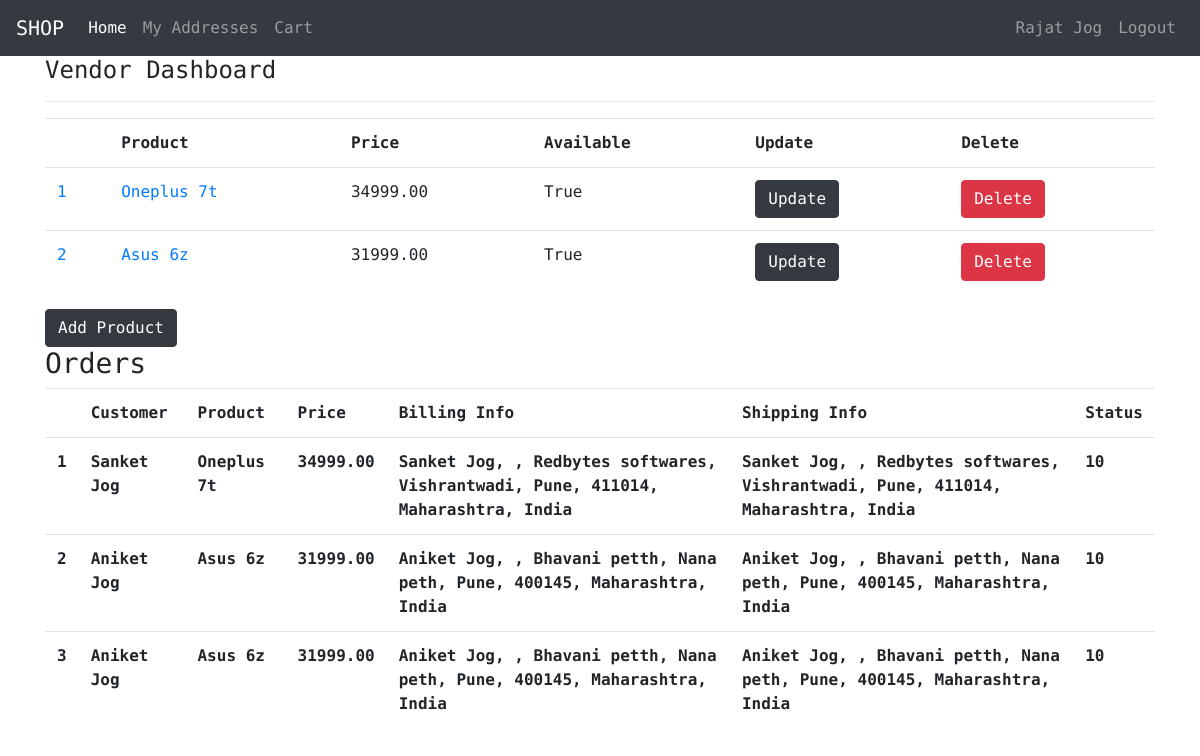
The page /vendor/ (signed in) on the database its author committed.
### user/models.py (models this page shows, shortened)
class User(AbstractBaseUser):
    email           = models.EmailField(verbose_name=r'Email Address', unique=True)
    first_name      = models.CharField(max_length=60)
    last_name       = models.CharField(max_length=60)
    admin           = models.BooleanField(default=False)
    staff           = models.BooleanField(default=False)
    active          = models.BooleanField(default=True)
    USERNAME_FIELD  = 'email'
    REQUIRED_FIELDS = ['first_name', 'last_name']
    objects = UserManager()
    def __str__(self):
        return " ".join([self.first_name, self.last_name])
    def get_name(self):
        return " ".join([self.first_name, self.last_name])
    @property
    def is_active(self):
        return self.active

### product/models.py (models this page shows, shortened)
class Product(models.Model):
    vendor = models.ForeignKey(User, on_delete=models.CASCADE, related_name='products')
    name = models.CharField(max_length=255)
    slug = models.CharField(max_length=255)
    description = models.TextField(blank=True)
    price = models.DecimalField(max_digits=9, decimal_places=2)
    available = models.BooleanField(default=True)
    created = models.DateTimeField(auto_now_add=True)
    updated = models.DateTimeField(auto_now=True)
    def __str__(self):
        return self.name

### order/models.py (models this page shows)
class OrderLine(models.Model):
    NEW = 10
    PROCESSING = 20
    SENT = 30
    CANCELLED = 40
    STATUSES = (
        (NEW, 'New'), (PROCESSING, 'Processing'), [SENT, 'Sent'], (CANCELLED, 'Cancelled')
    )
    order = models.ForeignKey(Order, on_delete=models.CASCADE, related_name='lines')
    product = models.ForeignKey(Product, on_delete=models.PROTECT)
    vendor = models.ForeignKey(User, on_delete=models.PROTECT)
    status = models.IntegerField(choices=STATUSES, default=NEW)

class Order(models.Model):
    NEW = 10
    PAID = 20
    DONE = 30
    STATUSES = (
        (NEW, 'New'), (PAID, 'Paid'), (DONE, 'Done')
    )
    user = models.ForeignKey(User, on_delete=models.CASCADE)
    status = models.IntegerField(choices=STATUSES, default=NEW)
    billing_name = models.CharField(max_length=100)
    billing_contact = models.CharField(max_length=100)
    billing_address1 = models.CharField(max_length=100)
    billing_address2 = models.CharField(max_length=100, blank=True)
    billing_city = models.CharField(max_length=100)
    billing_zipcode = models.CharField(max_length=100)
    billing_state = models.CharField(max_length=100)
    billing_country = models.CharField(max_length=100)
    shipping_name = models.CharField(max_length=100)
    shipping_contact = models.CharField(max_length=100)
    shipping_address1 = models.CharField(max_length=100)
    shipping_address2 = models.CharField(max_length=100, blank=True)
    shipping_city = models.CharField(max_length=100)
    shipping_zipcode = models.CharField(max_length=100)
    shipping_state = models.CharField(max_length=100)
    shipping_country = models.CharField(max_length=100)
    created = models.DateTimeField(auto_now_add=True)
    updated = models.DateTimeField(auto_now=True)
    def billing_address(self):
        return ", ".join([
            self.billing_name, self.billing_contact, self.billing_address1,
            self.billing_address2, self.billing_city, self.billing_zipcode,
            self.billing_state, self.billing_country
        ])
    def shipping_address(self):
        return ", ".join([
            self.shipping_name, self.shipping_contact, self.shipping_address1,
            self.shipping_address2, self.shipping_city, self.shipping_zipcode,
            self.shipping_state, self.shipping_country
        ])

### user/views.py (the view)
# urls.py: path('vendor/', views.vendor, name='vendor'),
def vendor(request):
    products = Product.objects.filter(vendor=request.user)
    orders = OrderLine.objects.filter(vendor=request.user)
    context = {'products': products, 'orders': orders}
    return render(request, 'user/vendor.html', context)

### user/templates/user/vendor.html
{% extends 'base.html' %}
{% block content %}
    <h4>Vendor Dashboard</h4>
    <hr>
    <table class="table">
        <tr>
            <th></th>
            <th>Product</th>
            <th>Price</th>
            <th>Available</th>
            <th>Update</th>
            <th>Delete</th>
        </tr>
        {% for product in products %}
        <tr>
            <td><a href="{% url 'product:product_detail' product.id %}">{{ product.id }}</a></td>
            <td><a href="{% url 'product:product_detail' product.id %}">{{ product.name }}</a></td>
            <td>{{ product.price }}</td>
            <td>{{ product.available }}</td>
            <td><a href="{% url 'product:product_update' product.id %}" class="btn btn-dark">Update</a></td>
            <td><a href="{% url 'product:product_delete' product.id %}" class="btn btn-danger">Delete</a></td>
        </tr>
        {% endfor %}
    </table>
    <a href="{% url 'product:product_create'%}" class="btn btn-dark">Add Product</a>
    <h3>Orders </h3>
    <table class="table">
        <tr>
            <th></th>
            <th>Customer</th>
            <th>Product</th>
            <th>Price</th>
            <th>Billing Info</th>
            <th>Shipping Info </th>
            <th>Status</th>
        </tr>
        {% for order in orders %}
        <tr>
            <th>{{ order.id }}</th>
            <th>{{ order.order.user}}</th>
            <th>{{ order.product }}</th>
            <th>{{ order.product.price }}</th>
            <th>{{ order.order.billing_address }}</th>
            <th>{{ order.order.shipping_address }}</th>
            <th>{{ order.status }}</th>
        </tr>
        {% endfor %}
    </table>
{% endblock content %}

### user/templates/navbar.html (shortened to what this page needs)
<nav class="navbar navbar-expand-lg navbar-dark bg-dark">
    <a class="navbar-brand" href="#">SHOP</a>
    <div class="collapse navbar-collapse" id="navbarTogglerDemo03">
        <ul class="navbar-nav mr-auto mt-2 mt-lg-0">
            <li class="nav-item active">
                <a class="nav-link" href="{% url 'product:product_list' %}">Home </a>
            </li>
            <li class="nav-item">
                <a class="nav-link" href="{% url 'address:address_list' %}">My Addresses</a>
            </li>
            <li class="nav-item">
                <a href="{% url 'cart:cart'%}" class="nav-link">
                    Cart
                </a>
            </li>
        </ul>
    <ul class="navbar-nav my-2 my-lg-0">
        {% if request.user.is_authenticated %}
            {% if request.user.role.role == 10 %}
                <li class="nav-item"><a href="{% url 'user:customer' %}" class="nav-link">{{ request.user.get_name }}</a></li>
            {% elif request.user.role.role == 20 %}
                <li class="nav-item"><a href="{% url 'user:vendor' %}" class="nav-link">{{ request.user.get_name }}</a></li>
            {% endif %}
            <li class="nav-item"><a href="{% url 'user:logout' %}" class="nav-link">Logout</a></li>
        {% else %}
            <li class="nav-item"><a href="{% url 'user:login' %}" class="nav-link">Login</a></li>
            <li class="nav-item"><a href="{% url 'user:register' %}" class="nav-link">Sign up</a></li>
        {% endif %}
    </ul>
    </div>
</nav>

### user/static/css/style.css (style rules this page uses)
* { padding: 0px; margin: 0px; font-family: 'Roboto Mono', monospace !important; }

### rows shown on the page
User: user.get_name "Rajat Jog"
Product: id "1", name "Oneplus 7t", price "34999.00", available "True"
Product: id "2", name "Asus 6z", price "31999.00", available "True"
OrderLine: id "1", order.user "Sanket Jog", product "Oneplus 7t", product.price "34999.00", order.billing_address "Sanket Jog, , Redbytes softwares, Vishrantwadi, Pune, 411014, Maharashtra, India", order.shipping_address "Sanket Jog, , Redbytes softwares, Vishrantwadi, Pune, 411014, Maharashtra, India", status "10"
OrderLine: id "2", order.user "Aniket Jog", product "Asus 6z", product.price "31999.00", order.billing_address "Aniket Jog, , Bhavani petth, Nana peth, Pune, 400145, Maharashtra, India", order.shipping_address "Aniket Jog, , Bhavani petth, Nana peth, Pune, 400145, Maharashtra, India", status "10"
OrderLine: id "3", order.user "Aniket Jog", product "Asus 6z", product.price "31999.00", order.billing_address "Aniket Jog, , Bhavani petth, Nana peth, Pune, 400145, Maharashtra, India", order.shipping_address "Aniket Jog, , Bhavani petth, Nana peth, Pune, 400145, Maharashtra, India", status "10"
